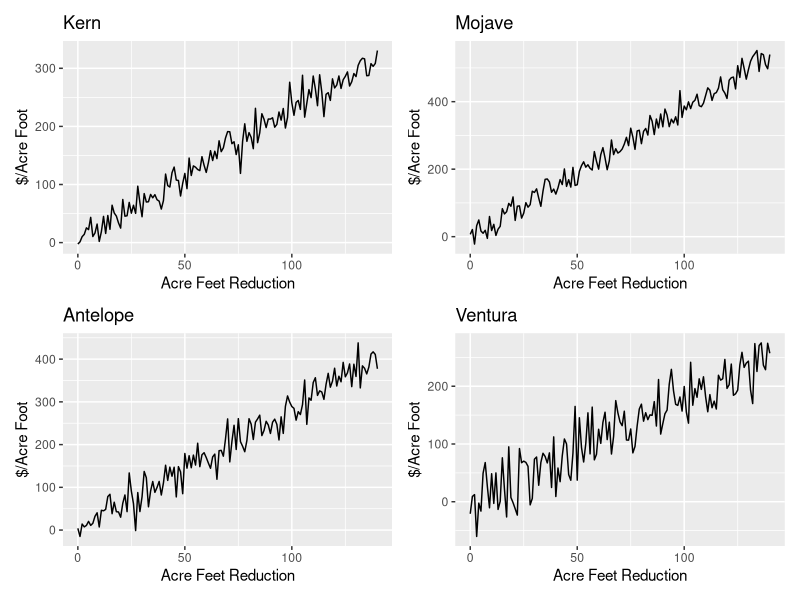
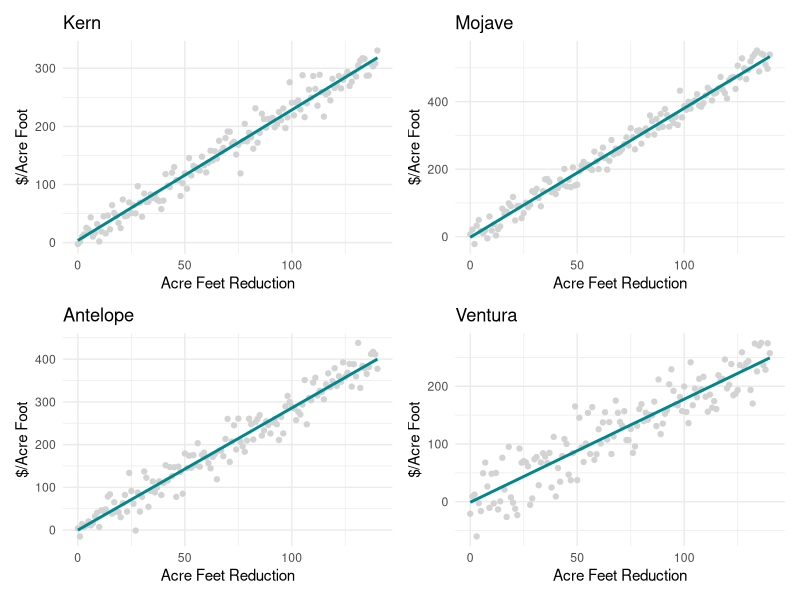

These figures' R source, in order: (Note: this script raises an error after producing the figures.)
## ---- chunk 1
knitr::opts_chunk$set(echo = TRUE)

library(tidyverse)
library(here)
library(patchwork)

wd <- read_csv(here("data", "Water_Districts.csv"))

kern <- wd %>% 
  select(Reduction, MC_Kern)

mojave <- wd %>% 
  select(Reduction, MC_Mojave)

antelope <- wd %>% 
  select(Reduction, MC_Antelope)

ventura <- wd %>% 
  select(Reduction, MC_Ventura)

#Kern graph
kp <- ggplot(kern, aes(x = Reduction, y = MC_Kern)) +
  geom_line() +
  labs(x = "Acre Feet Reduction",
       y = "$/Acre Foot",
       title = "Kern")

#Mojave graph
mp <- ggplot(mojave, aes(x = Reduction, y = MC_Mojave)) +
  geom_line()+
  labs(x = "Acre Feet Reduction",
       y = "$/Acre Foot",
       title = "Mojave")

#Antelope graph
ap <- ggplot(antelope, aes(x = Reduction, y = MC_Antelope)) +
  geom_line()+
  labs(x = "Acre Feet Reduction",
       y = "$/Acre Foot",
       title = "Antelope")

#Ventura graph
vp <- ggplot(ventura, aes(x = Reduction, y = MC_Ventura)) +
  geom_line()+
  labs(x = "Acre Feet Reduction",
       y = "$/Acre Foot",
       title = "Ventura")

#combine
(kp + mp)/(ap + vp)


#linear models
kern_model <- lm(data = kern, MC_Kern ~ 0 + Reduction)
kern_coeff <- kern_model$coefficient[1]

mojave_model <- lm(data = mojave, MC_Mojave ~ 0 + Reduction)
mojave_coeff <- mojave_model$coefficient[1]

antelope_model <- lm(data = antelope, MC_Antelope ~ 0 + Reduction)
antelope_coeff <- antelope_model$coefficient[1]

ventura_model <- lm(data = ventura, MC_Ventura ~ 0 + Reduction)
ventura_coeff <- ventura_model$coefficient[1]

#lm graphs
klm <- ggplot(kern, aes(x = Reduction, y = MC_Kern)) +
  geom_point(color = "lightgrey") +
  geom_smooth(method='lm', se=FALSE, color = "turquoise4") + 
  theme_minimal() + 
  labs(x = "Acre Feet Reduction",
       y = "$/Acre Foot",
       title = "Kern")

mlm <- ggplot(mojave, aes(x = Reduction, y = MC_Mojave)) +
  geom_point(color = "lightgrey") +
  geom_smooth(method='lm', se=FALSE, color = "turquoise4") + 
  theme_minimal() + 
  labs(x = "Acre Feet Reduction",
       y = "$/Acre Foot",
       title = "Mojave")

alm <- ggplot(antelope, aes(x = Reduction, y = MC_Antelope)) +
  geom_point(color = "lightgrey") +
  geom_smooth(method='lm', se=FALSE, color = "turquoise4") + 
  theme_minimal() + 
  labs(x = "Acre Feet Reduction",
       y = "$/Acre Foot",
       title = "Antelope")

vlm <- ggplot(ventura, aes(x = Reduction, y = MC_Ventura)) +
  geom_point(color = "lightgrey") +
  geom_smooth(method='lm', se=FALSE, color = "turquoise4") + 
  theme_minimal() + 
  labs(x = "Acre Feet Reduction",
       y = "$/Acre Foot",
       title = "Ventura")

#combine
(klm + mlm)/(alm + vlm)
## ---- chunk 2
#creating a dataframe to use for calculations
k_pred <- kern_coeff * seq(0, 150, length.out = 141)
m_pred <- mojave_coeff * seq(0, 150, length.out = 141)
a_pred <- antelope_coeff * seq(0, 150, length.out = 141)
v_pred <- ventura_coeff * seq(0, 150, length.out = 141)

kd <- kern %>% 
  mutate(kpmc = k_pred,
         kd = 160 - Reduction) %>% 
  select(MC_Kern, kpmc, kd)

md <- mojave %>% 
  mutate(mpmc = m_pred,
         md = 160 - Reduction) %>% 
  select(MC_Mojave, mpmc, md)

ad <- antelope %>% 
  mutate(apmc = a_pred,
         ad = 160 - Reduction)

vd <- ventura %>% 
  mutate(predicted_mc = v_pred,
         demand = 160 - Reduction)

plot_data <- wd %>% 
  mutate(kd = kd$demand,
         kpmc = kd$predicted_mc,
         md = md$demand,
         mpmc = md$predicted_mc,
         ad = ad$demand,
         apmc = ad$predicted_mc,
         vd = vd$demand,
         vpmc = vd$predicted_mc)

ggplot() +
  geom_line(kd, aes(x = demand, y = predicted_mc), color = "blue") +
  geom_line(md, aes(x = demand, y = predicted_mc), color = "green") +
  geom_line(ad, aes(x = demand, y = predicted_mc), color = "purple") +
  geom_line(vd, aes(x = demand, y = predicted_mc), color = "magenta")
